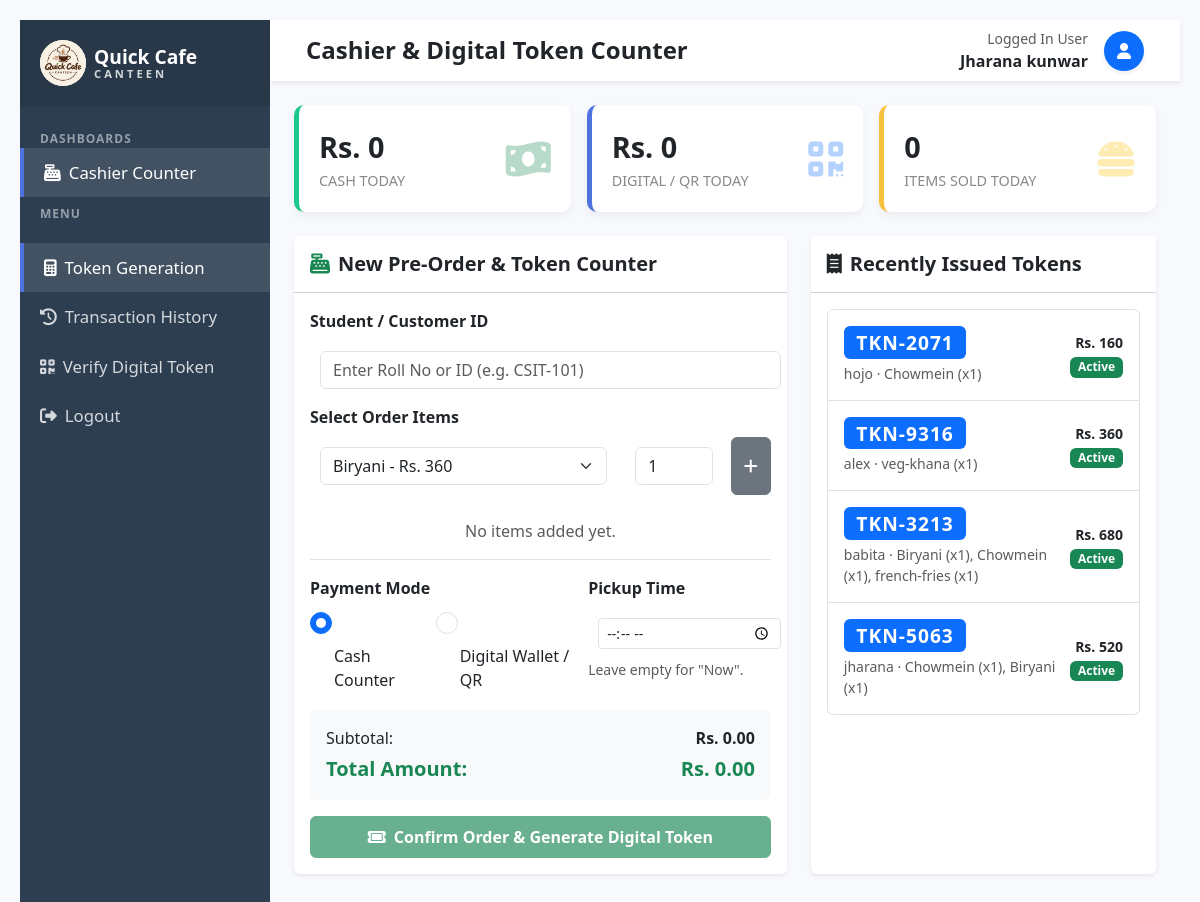
Page /cashier (signed in) on the committed database.
### run.py (models this page shows)
class User(db.Model):
    __tablename__ = 'user'
    user_id = db.Column(db.Integer, primary_key=True)
    name = db.Column(db.String(100), nullable=False)
    password = db.Column(db.String(255), nullable=False)
    email = db.Column(db.String(30), nullable=False, unique=True)
    role_id = db.Column(db.Integer, db.ForeignKey('role.role_id'), nullable=False)
    is_deleted = db.Column(db.Boolean, default=False, nullable=False)

class Digital_token(db.Model):
    __tablename__ = 'digital_token'
    token_id = db.Column(db.Integer, primary_key=True)
    token_number = db.Column(db.String(50), nullable=False)
    name = db.Column(db.String(100), nullable=False)
    price = db.Column(db.Float, nullable=False)
    quantity = db.Column(db.Integer, nullable=False, default=1)
    is_available = db.Column(db.Boolean, default=True, nullable=False)
    item_id = db.Column(db.Integer, db.ForeignKey('menu.item_id'), nullable=False)
    order_id = db.Column(db.Integer, db.ForeignKey('order.order_id'), nullable=False)
    is_deleted = db.Column(db.Boolean, default=False, nullable=False)
    kitchen_status = db.Column(db.String(20), nullable=False, default='Pending', server_default='Pending')
    created_at = db.Column(db.DateTime, default=datetime.now)

class Order(db.Model):
    __tablename__ = 'order'
    order_id = db.Column(db.Integer, primary_key=True)
    name = db.Column(db.String(100), nullable=False)
    total_amount = db.Column(db.Float, nullable=False)
    pickup_slot = db.Column(db.String(10), nullable=False)
    order_status = db.Column(db.Boolean, nullable=False)
    item_id = db.Column(db.Integer, db.ForeignKey('menu.item_id'), nullable=False)
    is_deleted = db.Column(db.Boolean, default=False, nullable=False)

### run.py (the view)
@app.route('/cashier')
@role_required('cashier')
def cashier():
    user = current_user()
    today_start = datetime.combine(date.today(), datetime.min.time())
    def paid_today(statuses):
        return db.session.query(func.coalesce(func.sum(Payment.Payment_amount), 0)) \
            .filter(Payment.date_time >= today_start,
                    Payment.payment_status.in_(statuses),
                    Payment.is_deleted == False).scalar()
    cash_today = paid_today(('Cash',))
    digital_today = paid_today(DIGITAL_STATUSES)
    items_today = Payment.query.filter(Payment.date_time >= today_start,
                                       Payment.payment_status.in_(PAID_STATUSES),
                                       Payment.is_deleted == False).count()
    menu_items = Menu.query.filter_by(is_deleted=False, is_available=True) \
        .order_by(Menu.name).all()
    history = build_token_groups(latest_token_numbers(50))
    pending_requests = []
    for r in PaymentRequest.query.filter_by(status='Pending').order_by(PaymentRequest.created_at).all():
        pending_requests.append({'id': r.request_id, 'customer': r.customer_name,
                                 'items': json.loads(r.items_json), 'total': r.total_amount,
                                 'reference': r.reference, 'created': r.created_at})
    verify_q = request.args.get('verify', '').strip().upper()
    verified = None
    if verify_q:
        found = build_token_groups([verify_q])
        verified = found[0] if found else False     # False = searched but not found
    return render_template('cashier.html', cashier_user=user,
        menu_items=menu_items, recent=history[:6], history=history,
        cash_today=cash_today, digital_today=digital_today, items_today=items_today,
        verify_q=verify_q, verified=verified, pending_requests=pending_requests)

### templates/cashier.html (shortened to what this page needs)
<!DOCTYPE html>
<html lang="en">
<head>
    <link href="https://cdn.jsdelivr.net/npm/bootstrap@5.3.0/dist/css/bootstrap.min.css" rel="stylesheet">
    <link href="https://cdnjs.cloudflare.com/ajax/libs/font-awesome/6.4.0/css/all.min.css" rel="stylesheet">
    <link href="{{ url_for('static', filename='css/style.css') }}" rel="stylesheet">
</head>
<body>
<div class="d-flex">
    <nav id="sidebar">
        <div class="sidebar-header d-flex align-items-center">
            <a href="{{ url_for('home') }}" class="d-flex align-items-center text-white text-decoration-none">
                <img src="{{ url_for('static', filename='logo.png') }}" alt="Quick Cafe Canteen logo"
                     class="me-2 bg-white" style="width:46px;height:46px;border-radius:50%;object-fit:cover;">
                <span style="line-height:1.15">
                    <span class="d-block fw-bold">Quick Cafe</span>
                    <span class="d-block" style="font-size:.7rem;letter-spacing:3px;opacity:.8;">CANTEEN</span>
                </span>
            </a>
        </div>
        <div class="nav-label mt-3">DASHBOARDS</div>
        <ul class="list-unstyled mb-0">
            <li class="active"><a href="{{ url_for('cashier') }}"><i class="fa-solid fa-cash-register me-2"></i>Cashier Counter</a></li>
        </ul>
        <div class="nav-label">MENU</div>
        <ul class="list-unstyled components">
            <li data-panel="token"><a href="#token"><i class="fa-solid fa-calculator me-2"></i>Token Generation</a></li>
            <li data-panel="history"><a href="#history"><i class="fa-solid fa-clock-rotate-left me-2"></i>Transaction History</a></li>
            <li data-panel="verify"><a href="#verify"><i class="fa-solid fa-qrcode me-2"></i>Verify Digital Token</a></li>
            <li><a href="{{ url_for('logout') }}"><i class="fa-solid fa-right-from-bracket me-2"></i>Logout</a></li>
        </ul>
    </nav>
    <div id="content" class="w-100">
        <nav class="navbar navbar-expand-lg navbar-light bg-white shadow-sm px-4">
            <div class="container-fluid">
                <h4 class="mb-0 fw-bold text-dark" id="pageTitle">Cashier &amp; Digital Token Counter</h4>
                <div class="d-flex align-items-center">
                    <div class="me-3 text-end">
                        <small class="text-muted d-block">Logged In User</small>
                        <span class="fw-bold">{{ cashier_user.name }}</span>
                    </div>
                    <div class="avatar bg-primary text-white rounded-circle d-flex align-items-center justify-content-center shadow-sm" style="width:40px;height:40px;">
                        <i class="fa-solid fa-user"></i>
                    </div>
                </div>
            </div>
        </nav>
        <div class="container-fluid p-4">
            <div id="token" class="panel">
            <div class="row g-3 mb-4">
                <div class="col-md-4"><div class="card-counter success d-flex justify-content-between align-items-center"><div><span class="count-numbers">Rs. {{ "{:,.0f}".format(cash_today) }}</span><span class="count-name">Cash Today</span></div><i class="fa-solid fa-money-bill-wave text-success"></i></div></div>
                <div class="col-md-4"><div class="card-counter primary d-flex justify-content-between align-items-center"><div><span class="count-numbers">Rs. {{ "{:,.0f}".format(digital_today) }}</span><span class="count-name">Digital / QR Today</span></div><i class="fa-solid fa-qrcode text-primary"></i></div></div>
                <div class="col-md-4"><div class="card-counter warning d-flex justify-content-between align-items-center"><div><span class="count-numbers">{{ items_today }}</span><span class="count-name">Items Sold Today</span></div><i class="fa-solid fa-burger text-warning"></i></div></div>
            </div>
            <div class="row g-4 mb-4">
                <div class="col-lg-7">
                    <div class="card shadow-sm border-0 h-100">
                        <div class="card-header bg-white py-3"><h5 class="mb-0 fw-bold"><i class="fa-solid fa-cash-register text-success me-2"></i>New Pre-Order &amp; Token Counter</h5></div>
                        <div class="card-body">
                            <form method="post" action="{{ url_for('cashier_create_order') }}" id="orderForm">
                                <div class="mb-3">
                                    <label class="form-label fw-bold">Student / Customer ID</label>
                                    <input type="text" name="customer" class="form-control" maxlength="100" placeholder="Enter Roll No or ID (e.g. CSIT-101)" required>
                                </div>
                                <div class="mb-2">
                                    <label class="form-label fw-bold">Select Order Items</label>
                                    <div class="d-flex gap-2">
                                        <select class="form-select" id="itemSelect">
                                            {% for m in menu_items %}
                                            <option value="{{ m.item_id }}" data-price="{{ m.price }}" data-name="{{ m.name }}">{{ m.name }} - Rs. {{ "{:,.0f}".format(m.price) }}</option>
                                            {% else %}
                                            <option value="">No items available</option>
                                            {% endfor %}
                                        </select>
                                        <input type="number" class="form-control w-25" id="qtyInput" value="1" min="1" max="50">
                                        <button type="button" class="btn btn-secondary" id="addBtn" {% if not menu_items %}disabled{% endif %}><i class="fa-solid fa-plus"></i></button>
                                    </div>
                                </div>
                                <div class="table-responsive mb-3">
                                    <table class="table table-sm align-middle mb-0">
                                        <tbody id="cartBody"><tr><td class="text-muted text-center py-3">No items added yet.</td></tr></tbody>
                                    </table>
                                </div>
                                <div class="row g-3 mb-3">
                                    <div class="col-sm-7">
                                        <label class="form-label fw-bold">Payment Mode</label>
                                        <div class="d-flex gap-3">
                                            <div class="form-check"><input class="form-check-input" type="radio" name="pay_mode" value="cash" id="cash" checked><label class="form-check-label" for="cash">Cash Counter</label></div>
                                            <div class="form-check"><input class="form-check-input" type="radio" name="pay_mode" value="digital" id="digital"><label class="form-check-label" for="digital">Digital Wallet / QR</label></div>
                                        </div>
                                    </div>
                                    <div class="col-sm-5">
                                        <label class="form-label fw-bold">Pickup Time</label>
                                        <input type="time" name="pickup" class="form-control form-control-sm">
                                        <div class="form-text">Leave empty for "Now".</div>
                                    </div>
                                </div>
                                <div class="p-3 bg-light rounded mb-3">
                                    <div class="d-flex justify-content-between mb-1"><span>Subtotal:</span><strong id="subtotal">Rs. 0.00</strong></div>
                                    <div class="d-flex justify-content-between fs-5 text-success fw-bold"><span>Total Amount:</span><strong id="total">Rs. 0.00</strong></div>
                                </div>
                                <button type="submit" class="btn btn-success w-100 py-2 fs-6 fw-bold" id="submitBtn" disabled><i class="fa-solid fa-ticket me-2"></i>Confirm Order &amp; Generate Digital Token</button>
                            </form>
                        </div>
                    </div>
                </div>
                <div class="col-lg-5">
                    <div class="card shadow-sm border-0 h-100">
                        <div class="card-header bg-white py-3"><h5 class="mb-0 fw-bold"><i class="fa-solid fa-receipt me-2"></i>Recently Issued Tokens</h5></div>
                        <div class="card-body">
                            <div class="list-group">
                                {% for g in recent %}
                                <div class="list-group-item d-flex justify-content-between align-items-center py-3">
                                    <div>
                                        <a href="{{ url_for('view_token', token_id=g.number) }}" target="_blank" class="badge bg-primary token-badge text-decoration-none">{{ g.number }}</a>
                                        <div class="small text-muted mt-1">{{ g.customer }} &middot; {% for t in g.lines %}{{ t.name }} (x{{ t.quantity }}){% if not loop.last %}, {% endif %}{% endfor %}</div>
                                    </div>
                                    <div class="text-end">
                                        <div class="fw-bold small">Rs. {{ "{:,.0f}".format(g.total) }}</div>
                                        {% if g.served %}<span class="badge bg-secondary">Served</span>{% else %}<span class="badge bg-success">Active</span>{% endif %}
                                    </div>
                                </div>
                                {% else %}
                                <div class="text-muted text-center py-4">No tokens issued yet.</div>
                                {% endfor %}
                            </div>
                        </div>
                    </div>
                </div>
            </div>
            </div>
        </div>
    </div>
</div>
</body>
</html>

### rows in the picture
User: name "Jharana kunwar"
Digital_token: number "TKN-2071", customer "hojo", name "Chowmein", quantity "1", total "160"
Digital_token: number "TKN-9316", customer "alex", name "veg-khana", quantity "1", total "360"
Digital_token: number "TKN-3213", customer "babita", name "Biryani", quantity "1", total "680"
Digital_token: name "Chowmein", quantity "1"
Digital_token: name "french-fries", quantity "1"
Digital_token: number "TKN-5063", customer "jharana", name "Chowmein", quantity "1", total "520"
Digital_token: name "Biryani", quantity "1"

### other values in the picture
{{ "{:,.0f}".format(cash_today) }} "0"
{{ "{:,.0f}".format(digital_today) }} "0"
{{ items_today }} "0"
form field value "Biryani - Rs. 360"
